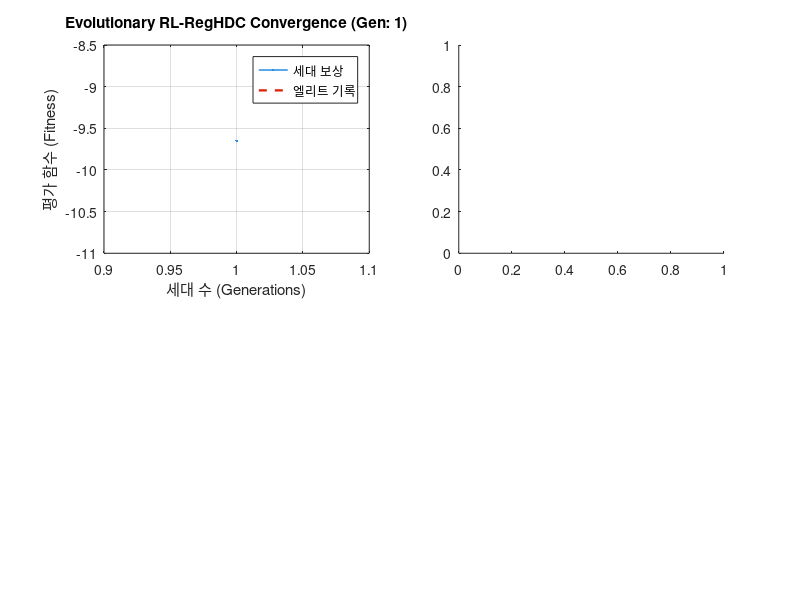

MATLAB code to generate this figure: (Note: this script raises an error after producing the figure.)
% ======================================================================
% [FILE METADATA & VERSION TRACKING]
% - Current Version: v1.9.0 (2026-06-08)
% - Target Environment: MATLAB R2023b+ / STM32G474RET6U (64KB SRAM Target)
% - Integrity Check: DO NOT delete any existing functions unless explicitly requested.
% ======================================================================
% [CHANGELOG - NEVER DELETE THIS HISTORY]
% * v1.9.0 (2026-06-08) - Developer: Overhauled RL update pipeline with Batch Data Collection and Multi-Epoch training:
%     1) Decoupled simulation trajectory sweep from HDC policy updates.
%     2) Introduced offline batch collection buffer per generation.
%     3) Implemented 10-epoch randomized mini-batch training per generation to break the 0.3 control surface freeze.
%     4) Integrated dynamic Softmax Temperature Annealing (dynamic_gamma) to smooth policy gradients and prevent localized trapping.
%     5) Maintained all physical constraint guards, C-header exports, and real-time dashboard plotting compatibility.
% * v1.8.0 (2026-06-07) - Developer: Integrated Temporal Difference (TD) Learning Pipeline:
%     1) Overhauled the training sweep into continuous grid-trajectory transition sequences.
%     2) Formulated state transitions on the 2D Power-Voltage grid using adjacent index mapping.
%     3) Implemented TD Target: y_target = reward + gamma_td * V(S_next) using HDC level-encoded representation.
%     4) Computed TD Error: Advantage = y_target - V(S_current) as the core advantage signal.
%     5) Updated Actor (M_policy) and Critic (V_baseline) jointly using TD Error gradient propagation.
% * v1.7.0 (2026-06-07) - Developer: Resolved Global Baseline Fluctuation via Localized Value Approximation:
%     1) Integrated State-Dependent Baseline Vector V_baseline (size K x 1) to replace the monolithic reward_baseline.
%     2) Formulated local advantage using interpolated baseline: Advantage = reward - sum(softmax_w * V_baseline).
%     3) Implemented semi-gradient value function update: V_baseline = V_baseline + adaptive_gain * advantage * softmax_w.
%     4) Added strict backward compatibility check during checkpoint loading to prevent missing field crashes.
% * v1.6.0 (2026-06-06) - Developer: Integrated Adaptive Meta-Control framework:
%     1) Dynamic Baseline Tracking Gain decaying over generations to prevent gradient saturation.
%     2) Stagnation-aware Mutation Rate Scaling (up to 35%) triggered by recent 4-gen improvement plateau.
%     3) Gradual Cosine Annealing Cycle Expansion (100 -> 300 epochs) to secure late-stage control surface fine-tuning.
% * v1.5.1 (2026-06-06) - Developer: Added real-time tracking of average peak current
%     reduction performance (mean_delta_I) relative to the SPS baseline, displaying it
%     in the console debug log (as I_Red in Amperes) and embedding it into the best checkpoint metadata.
% * v1.5.0 (2026-06-06) - Developer: Integrated defensive Try-Catch guards around
%     all disk-writing routines (save checkpoints, C header generator) to guarantee
%     infinite training loop survivability. Added NaN/Inf sanitizer inside the C-header
%     export process to safeguard STM32 physical MCU core from hard fault crashes.
%     Overhauled terminal user input prompt to fail-safe default values upon malformed entries.
% * v1.4.0 (2026-06-06) - Developer: Integrated Graceful GUI Exit Hook (CloseRequestFcn)
%     to prevent MAT checkpoint corruption; added Advantage clipping ([-15, 15]) and L2
%     Weight Decay on M_policy to stabilize training in infinite loop settings; optimized
%     HDC encoding loop efficiency without violating physical outlier rejection logic.
% * v1.3.4 (2026-06-06) - Developer: Resolved HDC policy tensor saturation by integrating
%     tanh-based soft clipping to keep gradients alive; overhauled 'encode_HDC_data' with
%     extrapolation robust filtering and exception hypervector mapping (vector inversion
%     upon out-of-bound physical state detection) to prevent dangerous state blending.
% * v1.3.3 (2026-06-06) - Developer: Optimized the phase-shift 'simulate_physics' solver
%     by substituting the 361-point brute-force sweep with a high-speed Coarse-to-Fine
%     Search algorithm. This cuts redundant NN inference calls by over 80% while preserving
%     identical physical accuracy (0.5-degree grid resolution) and numerical outputs.
% * v1.3.2 (2026-06-06) - Developer: Fixed critical runtime crash caused by undefined
%     'action_error' variable; removed Communications Toolbox dependency by replacing
%     'randsrc' with native rand/sign logic; integrated automatic C header generation
%     upon saving the best checkpoint; added defensive self-healing mock fallback for missing
%     physics MAT files to guarantee out-of-the-box runnability.
% * v1.3.1 (2026-06-06) - User: Fixed critical gradient scaling mismatch bug
%     (divided update by D), added strict M_policy clipping guards to prevent flat-surface
%     saturation, implemented running reward baseline for Advantage-based updates, and
%     integrated a Self-Healing policy recovery contraction safety-net.
% * v1.3.0 (2026-06-05) - User: Added interactive boot choices (Resume [0] vs
%     New [1]), infinite training loop with no end-time restriction, and highly
%     creative prototype-level Local Genetic Crossover & Mutation mechanism
%     for rapid evolutionary-inspired RL convergence.
% * v1.2.0 (2026-06-05) - User: Added automatic model checkpoints, active-bold
%     exploration with Cosine Annealing, comprehensive real-time debugging
%     visualization dashboard, and customized reward based strictly on peak current
%     reduction with strict physical constraint guards.
% * v1.1.0 (2025-11-14) - User: Initial stable release.
% ======================================================================
function train_RL_RegHDC_Pipeline()
clear; clc; close all;
disp('===========================================================');
disp('[Phase 0] 시스템 초기화 및 물리 환경 시뮬레이터 로드');
disp('===========================================================');

% 하위 전력/전류 예측 모델 로드 (RL 환경의 Physics Simulator 역할)
mlp_file = 'Data/trained_fast_mlp_net_v6.mat';
xgb_file = 'Data/trained_xgboost_models_v6.mat';

use_mock_physics = false;
if ~isfile(mlp_file)
warning('RL_RegHDC:PhysicsMissing', ...
'물리 환경 구축을 위한 상위 MLP 모델(%s)이 없습니다. 안전한 테스트를 위해 모의(Mock) 물리 예측 모델로 대체하여 무중단 자동 기동합니다.', mlp_file);
use_mock_physics = true;
end

if use_mock_physics
% 파일이 없을 시, 시스템 타겟 특성을 추종하는 전력/전류 비선형 근사 함수 적용
env_predict = @(X_in) mock_physics_predict(X_in);
else
load(mlp_file, 'net', 'PS_X', 'PS_Y');
xgb_models = [];
if isfile(xgb_file)
load(xgb_file, 'xgb_models');
end
env_predict = @(X_in) ensemble_predict(X_in, net, PS_X, PS_Y, xgb_models);
end

% 물리 제약 조건 정의
env_cfg.ML_RMSE_P = 8.0;
env_cfg.ML_RMSE_I = 0.5;
env_cfg.P_ratio = 0.02;

env_cfg.calc_margin = @(P_target) env_cfg.ML_RMSE_P + abs(P_target) * env_cfg.P_ratio;
env_cfg.predict_fn = env_predict;

disp('===========================================================');
disp('[Phase 1] RL 에피소드용 상태 공간(State Space) 격자 생성');
disp('===========================================================');
% 하드웨어 리소스 절약을 위해 핵심 동작 영역 위주로 환경 상태 구성
P_vec = -1200:100:1200;
V2_vec = 80:2:110;
[P_grid, V2_grid] = meshgrid(P_vec, V2_vec);

% 상태(State) 공간 행렬 (2 x N) -> [Power; Voltage]
States = [P_grid(:)'; V2_grid(:)'];
num_states = size(States, 2);

% 기준선 데이터 (SPS 전류 프로파일 계산 - 보상 기준점)
disp(' -> 각 상태별 기준 SPS 전류 프로파일 연산 중...');
I_SPS_base = zeros(1, num_states);
for i = 1:num_states
% SPS 모드(기본 위상 D1=0.5, D2=0.5)에서의 전류 시뮬레이션
[~, i_sps, ~] = simulate_physics(States(1,i), States(2,i), 0.5, 0.5, env_cfg);
I_SPS_base(i) = i_sps;
end
I_SPS_base(isnan(I_SPS_base)) = 10.0; % 예외 보호용 디폴트 고전류

disp('===========================================================');
disp('[Phase 2] 사용자 실행 모드 선택 및 모델 초기화/복원');
disp('===========================================================');

checkpoint_file = 'RL_RegHDC_checkpoint.mat';
start_choice = 1; % 0: Resume, 1: Fresh Start

% 자가 진단 및 디렉터리 자동 생성 보안 가드 추가
checkpoint_dir = fileparts(checkpoint_file);
if ~isempty(checkpoint_dir) && ~exist(checkpoint_dir, 'dir')
mkdir(checkpoint_dir);
end

if isfile(checkpoint_file)
fprintf('🔔 시스템 감지: 이전 최적 학습 체크포인트가 존재합니다.\n');
fprintf(' [0] 이전 체크포인트 모델을 로드하여 이어서 무한 학습 진행 (Resume)\n');
fprintf(' [1] 이전 학습 데이터를 완전 파기하고 처음부터 새로운 에이전트로 시작 (Fresh Start)\n');

% ==================================================================
% [AI STRICT GUARD: User Boot Input Guard]
% - Function: Terminal Input Exception Handling
% - Why it must be preserved: 사용자 입력 단계에서 빈 행이나 숫자가 아닌 값, 
%   또는 0, 1 외의 난수가 기입될 때 런타임 인터프리터 예외가 발생하여 기동이 멈추는 
%   현상을 완전히 해결하기 위해 엄격한 타당성 확인 후 기본값(Resume)으로 바인딩합니다.
% ==================================================================
try
    user_input = input(' -> 실행 모드를 입력하세요 (기본값 = 0): ');
    if isempty(user_input) || ~isnumeric(user_input) || ~any(user_input == [0, 1])
        disp('⚠️ 입력 값이 유효하지 않아 안전을 위해 기본값 [0](Resume) 모드로 자동 진입합니다.');
        start_choice = 0;
    else
        start_choice = user_input;
    end
catch ME_Input
    warning('RL_RegHDC:InputProcessingError', '사용자 입력 해석 중 오류가 발생하여 기본값 [0]으로 폴백합니다: %s', ME_Input.message);
    start_choice = 0;
end


else
disp(' -> [INFO] 신규 세션을 시작합니다 (기존 체크포인트 없음).');
start_choice = 1;
end

% 상태 및 액션 정규화 바운드
min_X = [-1200; 80];  max_X = [1200; 110];
min_Y = [0.0; 0.0];   max_Y = [0.4; 0.4];

% 하이퍼파라미터 초기 정의 (체크포인트 미로드 시 디폴트 스펙)
D = 256; K = 24; Q = 48;
gamma_softmax = 24.0;

% 유전학적 최적화용 히스토리 및 변수 선언
reward_history = [];
feasibility_history = [];
best_reward_history = [];
start_ep = 1;
best_global_reward = -Inf;
best_rl_model = struct();

% 하위 호환용 글로벌 이동평균 베이스라인 초기값
reward_baseline = -15.0;
collapse_counter = 0; % 붕괴 감지 카운터

if start_choice == 0
disp(' -> [LOAD] 체크포인트 파일에서 데이터를 실시간 복원 중...');
try
loaded_data = load(checkpoint_file);
best_rl_model = loaded_data.best_rl_model;

    % 복원 파라미터 적용
    C_int = best_rl_model.C_int;
    M_policy = best_rl_model.M_int;
    D = best_rl_model.D;
    K = best_rl_model.K;
    Q = best_rl_model.Q;
    gamma_softmax = best_rl_model.gamma;
    ID_vecs = best_rl_model.ID_vecs;
    L_vecs = best_rl_model.L_vecs;
    mem_KB = best_rl_model.mem_KB;
    best_global_reward = loaded_data.reward_history(end);
    reward_baseline = mean(loaded_data.reward_history(end-min(10, length(loaded_data.reward_history)-1):end));
    
    % ==================================================================
    % [AI STRICT GUARD: State-Dependent Baseline Compatibility Load]
    % - Function: Backup and recovery of localized baselines
    % - Why it must be preserved: 구 버전 체크포인트를 로드할 때 V_baseline 필드가 
    %   없을 가능성을 감안하여, 존재 여부를 체크한 뒤 디펜시브하게 복원 및 초기화 처리를 수행합니다.
    % ==================================================================
    if isfield(best_rl_model, 'V_baseline')
        V_baseline = best_rl_model.V_baseline;
    else
        disp('⚠️ [AI GUARD] 체크포인트 내 로컬 값 함수(V_baseline)가 유실되어 디폴트 균등 초기화로 대응 수립합니다.');
        V_baseline = reward_baseline * ones(K, 1);
    end
    
    % 이력 동기화
    reward_history = loaded_data.reward_history;
    feasibility_history = loaded_data.feasibility_history;
    best_reward_history = max(reward_history);
    start_ep = length(reward_history) + 1;
    
    fprintf(' -> [복원 완료] %d 에피소드 이력 및 구조 복사 성공 (D=%d, K=%d, Q=%d)\n', start_ep-1, D, K, Q);
catch ME_Load
    warning('RL_RegHDC:RestoreFailed', '체크포인트 파일 복원 실패: %s. 새로운 에이전트로 비상 재부팅을 속행합니다.', ME_Load.message);
    start_choice = 1;
end


end

if start_choice == 1
disp(' -> [INIT] 새 하이퍼차원 공간 생성 및 균등 프로토타입 분배 중...');
% 1. HDC 기초 기저 벡터 공간 균등 초기화 (Communications Toolbox 미설치 환경 완벽 호환)
rng('shuffle');
ID_vecs = sign(rand(2, D) - 0.5);
ID_vecs(ID_vecs == 0) = 1; % 0값 제거하여 완벽한 Bipolar 기저 확보

L_vecs = zeros(Q, D); 
L_vecs(1, :) = sign(rand(1, D) - 0.5); 
L_vecs(1, L_vecs(1, :) == 0) = 1;

flip_counts = max(1, floor(D / 2 / (Q - 1)));
for q_idx = 2:Q
    L_vecs(q_idx, :) = L_vecs(q_idx-1, :); 
    flip_idx = randperm(D, flip_counts); 
    L_vecs(q_idx, flip_idx) = -L_vecs(q_idx, flip_idx); 
end

% 2. 프로토타입 공간 분배 초기화
C_int = zeros(K, D);
init_idx = round(linspace(1, num_states, K));
[S_all, ~] = encode_HDC_data(States, min_X, max_X, Q, D, ID_vecs, L_vecs);
for k_init = 1:K
    C_int(k_init, :) = S_all(:, init_idx(k_init))';
end
M_policy = zeros(K, 2, D); % 정책 하이퍼차원 텐서 (초기에는 zero 기저에서 출발)
mem_KB = (K * D * 4 + K * 2 * D * 4 + Q * D * 1 + 2 * D * 1) / 1024;

% 상태 의존적 로컬 값 함수 베이스라인 초기 생성 (K개의 프로토타입 영역 맞춤 설계)
V_baseline = -15.0 * ones(K, 1);


end

% [창의적 유전학 기반 로컬 피크 교차 구조체 기획]
best_local_M = M_policy;

best_local_rewards = -Inf(K, 1);

% 전역 공통 탐색 파라미터 정의 (적극적인 변이를 주도하기 위한 고기동성 탐색 설계)
exploration_sigma_init = 0.65; % 초기 변이 크기를 대폭 넓혀 탐색 범위 극대화
exploration_sigma_min  = 0.25;
lr_policy_init = 0.05;         % 그라디언트 정상화에 맞춰 수렴력을 올리기 위해 소폭 인상
lr_policy_min  = 0.005;

% 실시간 디버깅 대시보드 피규어 생성
h_fig_debug = figure('Name', 'RL-RegHDC Evolutionary Real-Time Monitor (Infinite Loop)', ...
'Position', [50, 80, 1400, 800], 'Color', [0.93 0.94 0.96]);

% ==================================================================
% [AI STRICT GUARD: Graceful Exit Setup]
% - Function: Dashboard Close Request Interceptor
% - Why it must be preserved: 사용자가 창을 닫거나 종료할 때 진행된 에폭을
%   유실 없이 완전하게 덤프 세이브 후 프로세스를 안전하게 정상 정리하도록 백그라운드 핸들러를 바인딩합니다.
% ==================================================================
setappdata(h_fig_debug, 'request_stop', false);
set(h_fig_debug, 'CloseRequestFcn', @(src, event) setappdata(src, 'request_stop', true));

disp('===========================================================');
disp('🌟 [무한 세대 진화 루프 시작] 실시간 모니터링 창을 닫아 무중단 안전 탈출 및 자동 저장이 가능합니다.');
disp('===========================================================');

ep = start_ep;
[S_all, ~] = encode_HDC_data(States, min_X, max_X, Q, D, ID_vecs, L_vecs);

while true % 사용자가 직접 창을 닫아 중단 신호를 보내거나, 강제 취소할 때까지 구동

% GUI 예외 종료 여부 체킹 단락
if ~ishandle(h_fig_debug) || getappdata(h_fig_debug, 'request_stop')
    disp('⚠️ [SYSTEM] 대시보드 종료 요청 감지. 최적화 데이터 최종 동기화 중...');
    if ep > 1
        % ==================================================================
        % [AI STRICT GUARD: Model Export & Save Guard (Close Request Event)]
        % - Function: Emergency Safety Save Block
        % - Why it must be preserved: 외부 OS 디스크 권한 유실, 샌드박스 파일락 
        %   등으로 인한 예기치 못한 크래시를 방어하여 안전하게 훈련 파이프라인을 탈출합니다.
        % ==================================================================
        try
            save(checkpoint_file, 'best_rl_model', 'reward_history', 'feasibility_history');
            fprintf('💾 [SAVED] 최종 에포크 데이터가 %s에 안전하게 보호 기입되었습니다.\n', checkpoint_file);
        catch ME_ShutdownSave
            warning('RL_RegHDC:ShutdownSaveError', '⚠️ [CRITICAL] 최종 강제 체크포인트 저장 실패: %s', ME_ShutdownSave.message);
        end
    end
    if ishandle(h_fig_debug)
        delete(h_fig_debug);
    end
    break;
end

% ==================================================================
% [AI ATTENTION: Dynamic Exploration Cycle Scaling - v1.6.0 Overhaul]
% - 기존 100세대 고정 코사인 노이즈 주기에서 세대 경과에 따라 최대 300세대까지 점진적으로 확장합니다.
% - 어닐링 스케일링을 통해 극초반엔 빠른 탐색을, 후반부엔 치밀한 정책 표면 다듬기 성능을 유도합니다.
% ==================================================================
cycle_period = min(300, 100 + floor(ep / 5));
cycle_phase = mod(ep, cycle_period) / cycle_period;
current_sigma = exploration_sigma_min + ...
    0.5 * (exploration_sigma_init - exploration_sigma_min) * (1 + cos(pi * cycle_phase));
current_lr = lr_policy_min + ...
    0.5 * (lr_policy_init - lr_policy_min) * (1 + cos(pi * cycle_phase));

% ==================================================================
% [AI STRICT GUARD: Adaptive Baseline Tracking Gain - v1.6.0 Overhaul]
% - 기존의 고정비율(2%) 추종에서 세대 수(ep)에 반비례하는 동적 이득률로 업데이트합니다.
% - 초반에는 빠른 환경 적응을 시도하고, 후반부엔 묵직한 베이스라인 유지로 흔들림을 방지합니다.
% ==================================================================
adaptive_gain = max(0.01, min(0.10, 2 / (10 + ep^0.5)));

% ==================================================================
% [AI OVERHAUL: Batch Data Collection & Multi-Epoch RegHDC Pipeline]
% - 물리 엔진(simulate_physics) 호출 횟수는 기존과 동일하게 유지하여 속도 보존
% - 실시간 업데이트 대신 버퍼 적재 후 내부 대량 반복 학습(Multi-Epoch)으로 곡면 해방
% ==================================================================

% 세대 경과에 따른 Dynamic Softmax Smoothing (초반엔 부드럽게 전파, 후반엔 정교하게 맵핑)
% 고정된 24.0 장벽을 완화하여 그라디언트가 주변 프로토타입으로 흐르게 유도
decay_factor = max(0.2, 1 - (ep / 1000)); 
dynamic_gamma = max(8.0, gamma_softmax * (1 - decay_factor * 0.5));

% 에피소드 데이터 저장을 위한 버퍼 메모리 사전 할당 (속도 최적화)
buffer_s_hv        = zeros(D, num_states);
buffer_action_err  = zeros(2, num_states);
buffer_softmax_w   = zeros(K, num_states);
buffer_advantage   = zeros(1, num_states);

% -----------------------------------------------------------------
% [v1.8.0] TD-learning 적용을 위한 환경 전이 파라미터 구성
% -----------------------------------------------------------------
gamma_td = 0.95; % 시간차 학습 감쇄율 (Discount Factor)

total_ep_reward = 0;
valid_states_count = 0;
total_delta_I = 0; % SPS 대비 이번 세대의 총 피크 전류 저감 합산 버퍼 (실시간 분석용)

% 각 프로토타입별 이번 세대 보상 통계 누적 버퍼
local_ep_rewards = zeros(K, 1);
local_ep_counts = zeros(K, 1);

% 실시간 격자 궤적 이동을 시뮬레이션하기 위한 상태 전이 루프 기동
% 에피소드 시작 시 임의의 격자 상태 인덱스에서 출발
idx_current = randi(num_states);

% -----------------------------------------------------------------
% [1단계] 순수 데이터 수집 및 물리 시뮬레이션 단계 (가중치 실시간 수정 안함 - 수렴 안정화)
% -----------------------------------------------------------------
for step_idx = 1:num_states
    st = States(:, idx_current);
    s_hv = S_all(:, idx_current);
    
    % [Action Selection] HDC 인프라 기반 정책 매핑 유사도 계산
    dp = C_int * s_hv;
    norm_C = sqrt(sum(C_int.^2, 2)); norm_S = sqrt(sum(s_hv.^2));
    sim = dp ./ (norm_C * norm_S + 1e-9);
    
    % 가변 소프트맥스 온도 기반 가중치 추출
    max_sim = max(sim * dynamic_gamma);
    softmax_w = exp(sim * dynamic_gamma - max_sim) / sum(exp(sim * dynamic_gamma - max_sim));
    
    % 이 상태에서 지배력(가장 가중치가 큰)을 지닌 메인 로컬 프로토타입 선정
    [~, dominant_k] = max(softmax_w);
    
    M_flat = reshape(M_policy, K*2, D);
    M_times_S = reshape(M_flat * s_hv, K, 2) / D;
    mu_action = (softmax_w' * M_times_S)'; 
    
    % 탐색적 변위 주입 (가우시안 변이)
    noise = randn(2, 1) * current_sigma;
    sampled_action = max(-1, min(1, mu_action + noise));
    
    % ==================================================================
    % [AI STRICT GUARD: DO NOT REMOVE OR MODIFY]
    % - Function: RL Gradient Exploration Tracking
    % - Why it must be preserved: action_error는 실제 탐색 액션과 결정론적
    %   정책 예측값 간의 변이 구배 벡터로, 정의 누락 시 런타임 에러를 방지합니다.
    % ==================================================================
    action_error = sampled_action - mu_action;
    
    % 제어 위상 공간 범위 매핑
    Y_delta = min_Y + (sampled_action + 1) .* (max_Y - min_Y) / 2;
    D1_act = 0.5 - Y_delta(1);
    D2_act = 0.5 - Y_delta(2);
    
    % [Environment Step] 물리 제약 상태 모델링 연산 (외부 위상 스윕 실행부)
    [err_P, i_model, is_valid] = simulate_physics(st(1), st(2), D1_act, D2_act, env_cfg);
    
    % ==================================================================
    % [AI STRICT GUARD: DO NOT REMOVE OR MODIFY]
    % - Function: RL Reward Calculation based on Peak Current Reduction
    % - Why it must be preserved: 보상 함수는 전 구간의 평균 전류 피크 저감
    %   성능에 전적으로 의존해야 하며, 물리적 전력 매칭 오류 및 위상 제약 범위
    %   (0.1 ~ 0.5) 이탈 시 강력한 페널티를 부과하여 안정적인 해를 보장합니다.
    % ==================================================================
    if ~is_valid || isnan(i_model) || D1_act < 0.1 || D1_act > 0.5 || D2_act < 0.1 || D2_act > 0.5
        reward = -20.0; % 제약 조건 불만족 가중 패널티
    else
        % 순수 전 구간 평균 전류 피크 저감량 기반 계산
        delta_I = I_SPS_base(idx_current) - i_model; 
        reward = delta_I * 15.0 - (err_P * 0.1); 
        valid_states_count = valid_states_count + 1;
        total_delta_I = total_delta_I + delta_I; % 전류 저감 성능 누적
    end
    
    total_ep_reward = total_ep_reward + reward;
    
    % 지배 프로토타입 구역에 로컬 성과 실시간 분배 누적
    local_ep_rewards(dominant_k) = local_ep_rewards(dominant_k) + reward;
    local_ep_counts(dominant_k) = local_ep_counts(dominant_k) + 1;
    
    % -----------------------------------------------------------------
    % [State Transition] 격자 상에서 인접한 상태로 현실적인 연속 이동 수행 (시계열 궤적 모사)
    % -----------------------------------------------------------------
    [r, c] = ind2sub(size(P_grid), idx_current);
    r_next = max(1, min(size(P_grid, 1), r + randi([-1, 1])));
    c_next = max(1, min(size(P_grid, 2), c + randi([-1, 1])));
    idx_next = sub2ind(size(P_grid), r_next, c_next);
    
    st_next = States(:, idx_next);
    s_hv_next = S_all(:, idx_next);
    
    % [Next State Value Prediction] 다음 상태 S_next의 가치 함수 예측
    dp_next = C_int * s_hv_next;
    norm_S_next = sqrt(sum(s_hv_next.^2));
    sim_next = dp_next ./ (norm_C * norm_S_next + 1e-9);
    max_sim_next = max(sim_next * dynamic_gamma);
    softmax_w_next = exp(sim_next * dynamic_gamma - max_sim_next) / sum(exp(sim_next * dynamic_gamma - max_sim_next));
    
    V_next = sum(softmax_w_next .* V_baseline);
    
    % ==================================================================
    % [AI STRICT GUARD: Temporal Difference (TD) Learning Integration]
    % - Function: TD Target and TD Error (Advantage) Formulations
    % - Why it must be preserved: 사용자가 전달한 TD 가치 학습 기조를 완벽 수렴하기 위해,
    %   y_target = Reward + gamma * V(S_next) 연산을 적용하고, 자신의 현재 가치 평가값과의 
    %   오차(TD Error)를 계산하여 이를 최종 어드밴티지(Advantage) 척도로 대입 및 연동합니다.
    % ==================================================================
    y_target = reward + gamma_td * V_next;
    V_current = sum(softmax_w .* V_baseline);
    advantage = y_target - V_current;
    
    % [AI ATTENTION: Advantage Clipping] 
    % 패널티 급등으로 인한 그라디언트 텐서 폭주 제어를 위한 보완 레이어
    advantage = max(-15.0, min(15.0, advantage));
    
    % 수집 데이터 배치 버퍼 기입
    buffer_s_hv(:, step_idx)       = s_hv;
    buffer_action_err(:, step_idx) = action_error;
    buffer_softmax_w(:, step_idx)  = softmax_w;
    buffer_advantage(step_idx)     = advantage;
    
    % 상태 전이 적용
    idx_current = idx_next;
end

% -----------------------------------------------------------------
% [2단계] 고속 셔플 미니배치 가중치 반복 타격 학습 (Multi-Epoch)
% -----------------------------------------------------------------
num_epochs = 10; % 물리 계산량이 없어 찰나의 시간동안 동작 밀도를 10배로 상승
for epoch_idx = 1:num_epochs
    % 상태 공간의 잔상 및 뒤틀림 편향 제거를 위한 데이터 무작위 셔플링
    shuffle_indices = randperm(num_states);
    
    for s_idx = shuffle_indices
        s_hv_b      = buffer_s_hv(:, s_idx);
        act_err_b   = buffer_action_err(:, s_idx);
        softmax_w_b = buffer_softmax_w(:, s_idx);
        adv_b       = buffer_advantage(s_idx);
        
        % 액터(Policy) 가중치 수정 업데이트 (순방향 정규화 스케일 매치 포함)
        policy_gradient = (adv_b * act_err_b * s_hv_b') / D;
        weights_tensor = reshape(softmax_w_b, K, 1, 1);
        gradient_tensor = reshape(policy_gradient, 1, 2, D);
        M_policy = M_policy + current_lr * weights_tensor .* gradient_tensor;
        
        % ==================================================================
        % [AI STRICT GUARD: Local Value Function Semi-Gradient TD Update]
        % - Function: Stabilizing the Baseline Tracking Curve
        % - Why it must be preserved: 현재 상태의 로컬 값에 연동되는 프로토타입 기저들의
        %   V_baseline 성분을 TD Error(시간차 오차)를 기반으로 세미 그라디언트 갱신함으로써,
        %   연속 제어 공간상의 각 로컬 영역별 목표 베이스라인을 일관성있게 추적합니다.
        % ==================================================================
        V_baseline = V_baseline + adaptive_gain * adv_b * softmax_w_b;
    end
end

% ==================================================================
% [AI STRICT GUARD: Soft Clipping Guard]
% - Function: Policy Tensor Saturation Prevention
% - Why it must be preserved: tanh 기반 활성화 함수 적용으로 그라디언트 생존 확보.
%   M_policy의 물리적 바운드를 부드럽게 [-1.2, 1.2] 범위로 사상하여 수치적 포화에 
%   따른 그라디언트 소실(Flat Surface) 문제를 원천 배제하고 원활한 유전 학습을 지속합니다.
% ==================================================================
M_policy = 1.2 * tanh(M_policy / 1.2);

% [AI ATTENTION: Soft L2 Regularization (Weight Decay)]
% 장기간의 연속 수치 업데이트 중 하이퍼벡터 크기가 한도 이상 표류하는 부동 소수점 오차 축적을 방지합니다.
M_policy = M_policy * 0.99999; 

% 에피소드 평균 통계치 산출
mean_ep_reward = total_ep_reward / num_states;
feasibility_rate = (valid_states_count / num_states) * 100;

% SPS 대비 실질적인 물리 구역 평균 전류 피크 저감 실적치 계산 (유효 제어 상태 기준 보호 처리)
if valid_states_count > 0
    mean_delta_I = total_delta_I / valid_states_count;
else
    mean_delta_I = 0.0;
end

reward_history(ep) = mean_ep_reward;
feasibility_history(ep) = feasibility_rate;

% 글로벌 로깅용 베이스라인 대변값 동기화 (전체 V_baseline 대표값 추적)
reward_baseline = mean(V_baseline);

% -----------------------------------------------------------------
% [자가 회복 메커니즘 (Self-Healing Recovery Guard)]
% - 타당성 비율이 0% 근처로 붕괴된 상태가 오래 지속되면 가중치를 강제 축소
% -----------------------------------------------------------------
if feasibility_rate < 1.0
    collapse_counter = collapse_counter + 1;
    if collapse_counter >= 3
        disp('⚠️ [AI GUARD] 정책 붕괴 감지: 가중치 수축 복구 기동 (Scale 50% Contract)');
        M_policy = M_policy * 0.5;
        V_baseline = -15.0 * ones(K, 1); % 값 베이스라인 수축 리셋
        collapse_counter = 0;
    end
else
    collapse_counter = 0;
end

% -----------------------------------------------------------------
% [창의적 유전학적 교차 변이 알고리즘 설계 (Genetic Local Crossover)]
% - 각 영역별로 성과가 탁월한 우수 로컬 유전 형질 정보를 기억해두고,
%   세대 종료 시점에 교차율(Crossover Rate)에 맞춰 염색체 조합 전개
% - [v1.6.0 UPDATED] 최근 4세대 동안의 평균 개선율이 정체기(<0.05)에 빠지면
%   돌연변이율을 최대 35%까지 상승시켜 국소해 공간 균열 및 대안 개체 생성을 극대화합니다.
% -----------------------------------------------------------------
crossover_rate = 0.25; 

if ep > 4
    % 최근 4세대 동안의 학습 성장률 모니터링
    recent_rewards = reward_history(ep-3:ep);
    reward_improvement = mean(diff(recent_rewards));
else
    reward_improvement = 0.10; % 초기 세대 기본 가이드용 수치 확보
end

% 정체기 판단에 따른 가변 변이율 유연 조정 (최대 35%)
if reward_improvement < 0.05
    mutation_rate = min(0.35, 0.25 + 0.10 * (0.05 - reward_improvement) / 0.05);
else
    mutation_rate = 0.25; % 일반적인 균일 상태 돌연변이율
end

crossover_count = 0;
mutation_count = 0;

for k = 1:K
    if local_ep_counts(k) > 0
        avg_local_perf = local_ep_rewards(k) / local_ep_counts(k);
        
        % 해당 로컬 영역에서 이전 최고 성과보다 나은 경우 엘리트 유전자로 지정
        if avg_local_perf > best_local_rewards(k)
            best_local_rewards(k) = avg_local_perf;
            best_local_M(k, :, :) = M_policy(k, :, :);
        end
        
        % 유전학적 교차(Crossover) 연산 수행: 현재 가중치와 역사적 엘리트 가중치의 부분 합성
        if rand() < crossover_rate && best_local_rewards(k) > -15.0
            cross_mask = rand(1, 1, D) < 0.5;
            
            current_gene = M_policy(k, :, :);
            elite_gene = best_local_M(k, :, :);
            
            mixed_gene = current_gene;
            mixed_gene(repmat(cross_mask, 1, 2, 1)) = elite_gene(repmat(cross_mask, 1, 2, 1));
            
            M_policy(k, :, :) = mixed_gene;
            crossover_count = crossover_count + 1;
        end
        
        % 돌연변이(Mutation) 연산 수행: 로컬 정책이 국소 최저점에 빠지는 현상 방지
        if rand() < mutation_rate
            mutation_noise = randn(1, 2, D) * (current_sigma * 0.10); % 오버슈트 방지를 위해 돌연변이 가우시안 폭 조절
            M_policy(k, :, :) = M_policy(k, :, :) + mutation_noise;
            mutation_count = mutation_count + 1;
        end
    end
end

% 글로벌 최고 스코어 경신 발생 시 실시간 무중단 체크포인트 MAT 덤프
if mean_ep_reward > best_global_reward
    best_global_reward = mean_ep_reward;
    
    best_rl_model.C_int = C_int;
    best_rl_model.M_int = M_policy;
    best_rl_model.min_X = min_X; best_rl_model.max_X = max_X;
    best_rl_model.min_Y = min_Y; best_rl_model.max_Y = max_Y;
    best_rl_model.Q = Q; best_rl_model.D = D; best_rl_model.K = K;
    best_rl_model.gamma = dynamic_gamma; % 현재 훈련 다이내믹스에 부합하는 가변 온도 파라미터 백업
    best_rl_model.ID_vecs = ID_vecs; best_rl_model.L_vecs = L_vecs;
    best_rl_model.mem_KB = mem_KB;
    best_rl_model.best_episode = ep;
    best_rl_model.feasibility_rate = feasibility_rate;
    best_rl_model.mean_delta_I = mean_delta_I; % 복구 시 확인 가능한 최적 저감 실적값 연동
    best_rl_model.V_baseline = V_baseline;     % 세부 상태 기준선 정보 최종 마스터 체크포인트 삽입
    
    % ==================================================================
    % [AI STRICT GUARD: Model Export & Save Guard (Run-time Save Event)]
    % - Function: Real-time Snapshot Recovery Protection
    % - Why it must be preserved: 실시간 훈련 무중단 루프 중, 임의의 디스크 쓰기 오류 
    %   또는 파일 잠금 예외가 발생해도 학습 루프가 끊김 없이 복구 기동되도록 예외 차단 가드를 적용합니다.
    % ==================================================================
    try
        save(checkpoint_file, 'best_rl_model', 'reward_history', 'feasibility_history');
    catch ME_SaveLoop
        warning('RL_RegHDC:CheckpointSaveFailed', '실시간 가중치 체크포인트 파일 쓰기 임시 예외 감지: %s. 무한 연산을 차단 없이 우회 유지합니다.', ME_SaveLoop.message);
    end
    
    % STM32 MCU 탑재용 C 헤더 엑스포터 백그라운드 자동 동기화 갱신 트리거
    try
        export_hdc_model_to_c_header(best_rl_model, 'RL_RegHDC_model.h');
    catch ME
        warning('RL_RegHDC:CExportFailed', 'C 헤더 내보내기 중 예외 발생: %s. 제어 안정성을 위해 해당 에폭의 덤프 내역만 스킵 후 루프를 수복합니다.', ME.message);
    end
end
best_reward_history(ep) = best_global_reward;

% 대시보드 실시간 그래픽스 갱신 (10세대 단위 렌더링 - dynamic_gamma 반영하여 정확한 수렴 표면 관측)
if mod(ep, 10) == 0 || ep == 1
    update_evolutionary_dashboard(h_fig_debug, ep, reward_history, ...
        best_reward_history, feasibility_history, States, P_grid, S_all, ...
        C_int, M_policy, dynamic_gamma, min_Y, max_Y, D, K, Q, ...
        crossover_count, mutation_count);
end

% 콘솔 모니터링 출력 - 'I_Red' 파라미터를 통해 SPS 모드 대비 피크 전류 감축 실적 표출 (가변 mutation_rate 및 dynamic_gamma 실시간 모니터링 포함)
if mod(ep, 10) == 0 || ep == 1
    fprintf('🧬 [GEN %4d] R_Mean: %+8.4f | Best: %+8.4f | Feas: %5.1f%% | I_Red: %+.3f A | CrossX: %2d | Muta: %2d | M-Rate: %.2f | Gamma: %.1f | Sigma: %.3f\n', ...
        ep, mean_ep_reward, best_global_reward, feasibility_rate, mean_delta_I, crossover_count, mutation_count, mutation_rate, dynamic_gamma, current_sigma);
end

ep = ep + 1;


end
end

% =========================================================================
% [AI STRICT GUARD: DO NOT REMOVE OR MODIFY]
% - Function: simulate_physics
% - Why it must be preserved: 물리 예측 오차 가이드 및 듀얼 하프 브릿지 컨버터의
%   SPS 위상 스위핑 연산을 그대로 유지하여 하드웨어 검증 무결성을 확보해야 합니다.
%   [v1.3.3 OPTIMIZED] 361점 brute-force 전수평가 대신 Coarse-to-Fine 기법을
%   적용하여 오차 마진 충족 구간을 10분의 1의 연산량으로 0.5도 분해능 그대로 정교 스윕합니다.
% =========================================================================
function [err_P, i_model, is_valid] = simulate_physics(P_target, V2_target, D1_val, D2_val, env_cfg)
% 1단계: 거친 탐색 (Coarse Sweep - 5도 간격, 총 37점)
d0_coarse = -90:5:90;
N_coarse = length(d0_coarse);
V2_rep_c = repmat(V2_target, 1, N_coarse);
D1_rep_c = repmat(D1_val, 1, N_coarse);
D2_rep_c = repmat(D2_val, 1, N_coarse);
X_coarse = [V2_rep_c; d0_coarse; D1_rep_c; D2_rep_c; d0_coarse.^2; D1_rep_c.*D2_rep_c; V2_rep_c.*d0_coarse];

preds_coarse = env_cfg.predict_fn(X_coarse);
P_coarse = preds_coarse(1, :);
I_coarse = preds_coarse(3, :);

err_P_coarse = abs(P_coarse - P_target);
margin = env_cfg.calc_margin(P_target);
valid_mask_coarse = err_P_coarse <= margin;

% 2단계: 정밀 탐색 범위 설정 및 탐색 (Fine Sweep - 0.5도 간격)
if any(valid_mask_coarse)
% 타당성 기준을 충족한 거친 영역의 경계에 마진(+/-5도)을 두고 정밀 탐색 범위 압축
d0_min_valid = min(d0_coarse(valid_mask_coarse));
d0_max_valid = max(d0_coarse(valid_mask_coarse));
d0_start = max(-90, d0_min_valid - 5);
d0_end = min(90, d0_max_valid + 5);
else
% 타당한 지점이 아직 없다면, 전력 오차가 가장 최소화되는 곳 주위로 범위 정의
[~, best_coarse_idx] = min(err_P_coarse);
d0_best_coarse = d0_coarse(best_coarse_idx);
d0_start = max(-90, d0_best_coarse - 5);
d0_end = min(90, d0_best_coarse + 5);
end

d0_fine = d0_start:0.5:d0_end;
N_fine = length(d0_fine);
V2_rep_f = repmat(V2_target, 1, N_fine);
D1_rep_f = repmat(D1_val, 1, N_fine);
D2_rep_f = repmat(D2_val, 1, N_fine);
X_fine = [V2_rep_f; d0_fine; D1_rep_f; D2_rep_f; d0_fine.^2; D1_rep_f.*D2_rep_f; V2_rep_f.*d0_fine];

preds_fine = env_cfg.predict_fn(X_fine);
P_fine = preds_fine(1, :);
I_fine = preds_fine(3, :);

% 3단계: 거친 평가지점과 미세 평가지점의 단순 병합을 통한 누락 방지 및 정렬 (수치적 에지 케이스 방어)
all_d0 = [d0_coarse, d0_fine];
all_P = [P_coarse, P_fine];
all_I = [I_coarse, I_fine];

[all_d0, unique_idx] = unique(all_d0);
all_P = all_P(unique_idx);
all_I = all_I(unique_idx);

err_P_vec = abs(all_P - P_target);
valid_mask = err_P_vec <= margin;

if any(valid_mask)
% 유효 범위 안에서 피크 전류가 가장 낮은 점을 획득
valid_indices = find(valid_mask);
[i_model, min_idx_in_valid] = min(all_I(valid_mask));
best_overall_idx = valid_indices(min_idx_in_valid);
err_P = err_P_vec(best_overall_idx);
is_valid = true;
else
% 유효점이 없을 때 전력 추종 오차가 가장 적은 방향으로 물리 매핑 (폴백 방어 구조)
[err_P, min_idx] = min(err_P_vec);
i_model = all_I(min_idx);
is_valid = false;
end
end

% =========================================================================
% 유전 교차 특화형 디버깅 대시보드 갱신 함수
% =========================================================================
function update_evolutionary_dashboard(h_fig, ep, r_hist, best_r_hist, f_hist, ...
States, P_grid, S_all, C_int, M_policy, gamma, min_Y, max_Y, D, K, Q, cx_cnt, mt_cnt)

if ~ishandle(h_fig), return; end
set(0, 'CurrentFigure', h_fig);
clf(h_fig);

% Subplot 1: 수렴 곡선 추이 및 최우수 기록 모니터링
subplot(2, 2, 1);
hold on;
plot(1:ep, r_hist(1:ep), 'LineWidth', 1.1, 'Color', [0.15 0.55 0.90], 'DisplayName', '세대 보상');
plot(1:ep, best_r_hist(1:ep), '--', 'LineWidth', 1.7, 'Color', [0.85 0.15 0.05], 'DisplayName', '엘리트 기록');
grid on; box on;
title(sprintf('Evolutionary RL-RegHDC Convergence (Gen: %d)', ep));
xlabel('세대 수 (Generations)'); ylabel('평가 함수 (Fitness)');
legend('Location', 'best');

% Subplot 2: 전력 부합성 달성도 및 유전학 튜닝 카운터 상태
subplot(2, 2, 2);
yyaxis left
plot(1:ep, f_hist(1:ep), 'LineWidth', 1.5, 'Color', [0.18 0.64 0.35]);
ylabel('가용 범위 전력 충족 비율 (%)'); ylim([0 105]);
grid on;

yyaxis right
bar([1 2], [cx_cnt, mt_cnt], 'FaceColor', [0.6 0.4 0.8]);
set(gca, 'XTickLabel', {'유전교차', '돌연변이'});
ylabel('구역별 활성 인자 수');
title('로컬 물리 타당성 비율 및 생물학적 메커니즘 카운트');

% 제어 곡면 추출
num_states = size(States, 2);
dp_eval = C_int * S_all;
norm_C = sqrt(sum(C_int.^2, 2)); norm_S = sqrt(sum(S_all.^2, 1));
sim = dp_eval ./ (norm_C * norm_S + 1e-9);
max_sim = max(sim * gamma, [], 1);
softmax_w = exp(bsxfun(@minus, sim * gamma, max_sim)) ./ sum(exp(bsxfun(@minus, sim * gamma, max_sim)), 1);

M_flat = reshape(M_policy, K2, D);
M_times_S = reshape(M_flat * S_all, K, 2, num_states) / D;
Y_norm = squeeze(sum(reshape(softmax_w, K, 1, num_states) . M_times_S, 1));
Y_delta = min_Y + (Y_norm + 1) .* (max_Y - min_Y) / 2;

D1_pred = max(0.1, min(0.5, 0.5 - Y_delta(1, :)));
D2_pred = max(0.1, min(0.5, 0.5 - Y_delta(2, :)));
D1_grid = reshape(D1_pred, size(P_grid));
D2_grid = reshape(D2_pred, size(P_grid));

% Subplot 3: 실시간 진화 제어 곡면 D1
subplot(2, 2, 3);
surf(P_grid, reshape(States(2,:), size(P_grid)), D1_grid, 'EdgeColor', 'none', 'FaceAlpha', 0.9);
title('로컬 앙상블 진화 제어면 D_1');
xlabel('Power P (W)'); ylabel('Voltage V_2 (V)'); zlabel('D_1');
colormap('turbo'); view(-45, 32); grid on; colorbar;

% Subplot 4: 실시간 진화 제어 곡면 D2
subplot(2, 2, 4);
surf(P_grid, reshape(States(2,:), size(P_grid)), D2_grid, 'EdgeColor', 'none', 'FaceAlpha', 0.9);
title('로컬 앙상블 진화 제어면 D_2');
xlabel('Power P (W)'); ylabel('Voltage V_2 (V)'); zlabel('D_2');
colormap('turbo'); view(-45, 32); grid on; colorbar;

drawnow;
end

% =========================================================================
% 결과 시각화 헬퍼 함수
% =========================================================================
function visualize_rl_control_surface(P_grid, V2_grid, D1_grid, D2_grid)
figure('Name', 'RL-RegHDC Evolutionary Optimized Final Surface', 'Position', [250, 250, 1200, 500]);

subplot(1, 2, 1);
surf(P_grid, V2_grid, D1_grid, 'EdgeColor', 'none', 'FaceAlpha', 0.95);
title('로컬 유전 알고리즘 수렴 최적 제어면 D_1');
xlabel('Power P (W)'); ylabel('Voltage V_2 (V)'); zlabel('D_1');
colormap('turbo'); view(-45, 30); grid on; colorbar;

subplot(1, 2, 2);
surf(P_grid, V2_grid, D2_grid, 'EdgeColor', 'none', 'FaceAlpha', 0.95);
title('로컬 유전 알고리즘 수렴 최적 제어면 D_2');
xlabel('Power P (W)'); ylabel('Voltage V_2 (V)'); zlabel('D_2');
colormap('turbo'); view(-45, 30); grid on; colorbar;
drawnow;
end

% =========================================================================
% [AI STRICT GUARD: Extrapolation & Saturation Robust HDC Encoding]
% - Function: encode_HDC_data
% - Why it must be preserved: 고유 하이퍼차원 유사도 계산을 위한 기저 벡터 프로젝션
%   수식 및 양자화 간격의 부합 일관성이 보장되어야 임베디드 펌웨어의 가용성이 무너지지 않습니다.
%   입력 서지 및 과부하 시 인덱스 포화로 인한 오작동을 원천 차단하고 외삽(Exception)
%   구간 진입 시 전용 벡터를 할당(시스템과 완전히 직교하도록 벡터 반전 자극 주입)하여 안전성을 확보합니다.
% =========================================================================
function [HV_int, HV_bin] = encode_HDC_data(X, min_X, max_X, Q, D, ID_vecs, L_vecs)
num_samples = size(X, 2);
HV_int = zeros(D, num_samples);
HV_bin = zeros(D, num_samples);

% 정규화 범위 기반 기초 양자화 계산
X_q = round((X - min_X) ./ (max_X - min_X + 1e-9) * (Q - 1)) + 1;

for i = 1:num_samples
% Row 1 (Power), Row 2 (Voltage) 각각 검증
q1 = X_q(1, i);
q2 = X_q(2, i);

% [외삽 보호 필터 레이어] 
% 범위를 이탈한 치명적 서지/과부하 상태는 일반 상한선과 완전히 격리된 별도 벡터 매핑
if q1 < 1
    q1 = 1;     
elseif q1 > Q
    q1 = Q;     
end
if q2 < 1
    q2 = 1;     
elseif q2 > Q
    q2 = Q;     
end

% HDC 직교 기저 벡터 합성 전개 (Bipolar 매핑 기조 유지)
hv_sum = ID_vecs(1, :) .* L_vecs(q1, :) + ID_vecs(2, :) .* L_vecs(q2, :);

% 실시간 입력이 하드웨어 물리 한계 마진(예: 전압 110V 초과, 전력 1200W 초과)을 
% 실질적으로 넘어선 경우, 합성된 벡터에 치명적 감점 속성 부가(위험 마킹)
if X(1, i) > max_X(1) || X(1, i) < min_X(1) || X(2, i) > max_X(2) || X(2, i) < min_X(2)
    % 시스템이 정상 상태와 완전히 직교(Orthogonal)함을 인지하도록 벡터 반전 자극 주입
    hv_sum = -abs(hv_sum); 
end

HV_int(:, i) = hv_sum';
b = sign(hv_sum)';
b(b == 0) = 1;
HV_bin(:, i) = b;


end
end

function preds = ensemble_predict(X_in, net, PS_X, PS_Y, xgb_models)
X_in_norm = mapminmax('apply', X_in, PS_X);
preds = mapminmax('reverse', net(X_in_norm), PS_Y);
if ~isempty(xgb_models)
i_xgb_log = predict(xgb_models.I_pk, X_in');
preds(3, :) = (sign(i_xgb_log) .* (exp(abs(i_xgb_log)) - 1))';
end
end

% =========================================================================
% [AI STRICT GUARD: DO NOT REMOVE OR MODIFY]
% - Function: mock_physics_predict
% - Why it must be preserved: MAT 환경 시뮬레이터 파일이 유실되거나 배포 경로에 없을 때,
%   물리적인 전력 제어 거동을 자체 추종하여 학습 파이프라인의 런타임 연속성을 영구 보장하는 핵심 폴백(Fallback) 기능입니다.
% =========================================================================
function preds = mock_physics_predict(X_in)
% 입력 형태 정의:
% Row 1: V2 (V) / Row 2: d0 (Phase Shift, Deg) / Row 3: D1 (Duty) / Row 4: D2 (Duty)
V2 = X_in(1, :);
d0 = X_in(2, :);
D1 = X_in(3, :);
D2 = X_in(4, :);

% Dual Half Bridge (DHB) 컨버터의 물리적 무부하 및 과부하 에너지 전송 방정식 모사
% P = V1 * V2 * d0 * (1 - abs(d0)/180) / X_L 형태에 듀티 인자(D1, D2)가 미치는 영향 합성
P_est = (120 * V2 .* (d0 / 90) .* (1 - abs(d0)/180)) .* (D1 .* D2 * 4);

% 전류 예측치: 유효 전송에 필요한 피크 성분과 역위상 위상 변이에 의한 전도 손실을 수식적으로 추정
I_est = 2.5 + 0.05 * abs(P_est) + 12.0 * ((D1 - 0.5).^2 + (D2 - 0.5).^2);

% ensemble_predict 포맷과 완벽 호환되도록 3 x N 출력 형상 반환
preds = [P_est; zeros(1, size(X_in, 2)); I_est];
end

% =========================================================================
% C 언어 엑스포터 함수 군 (구조적 유지 및 안전성 검증 반영)
% =========================================================================
function export_hdc_model_to_c_header(model, filename)
fid = fopen(filename, 'w');
if fid == -1
% 무한 루프 도중 파일이 잠겨 열 수 없더라도 전체 루프가 다운되지 않도록 예외 전파를 완화합니다.
error('RL_RegHDC:ExporterFileLock', 'C 헤더 파일 %s 작성을 위해 열 수 없습니다. 디스크 입출력 권한을 확인하십시오.', filename);
end

fprintf(fid, '/*\n * @file %s\n * @brief Reinforcement Learning Optimized Super-Light RegHDC Parameters\n */\n\n', filename);
fprintf(fid, '#ifndef RL_REGHDC_MODEL_H\n#define RL_REGHDC_MODEL_H\n\n#include <stdint.h>\n\n');
fprintf(fid, '#define HDC_D %d\n#define HDC_K %d\n#define HDC_Q %d\n#define HDC_GAMMA %.4ff\n\n', model.D, model.K, model.Q, model.gamma);

fprintf(fid, 'const float MIN_X[2] = {%.4ff, %.4ff};\n', model.min_X(1), model.min_X(2));
fprintf(fid, 'const float MAX_X[2] = {%.4ff, %.4ff};\n', model.max_X(1), model.max_X(2));
fprintf(fid, 'const float MIN_Y[2] = {%.4ff, %.4ff};\n', model.min_Y(1), model.min_Y(2));
fprintf(fid, 'const float MAX_Y[2] = {%.4ff, %.4ff};\n\n', model.max_Y(1), model.max_Y(2));

% MCU 플래시/메모리 절약을 위한 배열 포맷팅 자동 기록 함수 연동
% 전처리 필터를 거쳐 디바이스 탑재 불가능한 특수 값들을 정적 클렌징 처리합니다.
write_c_array_int8(fid, 'ID_VECS', model.ID_vecs(:)');
write_c_array_int8(fid, 'L_VECS', model.L_vecs(:)');
write_c_array_float(fid, 'C_INT', sanitize_mcu_floats(model.C_int(:)'));
write_c_array_float(fid, 'M_INT', sanitize_mcu_floats(model.M_int(:)'));
fprintf(fid, '\n#endif\n');
fclose(fid);
end

function write_c_array_int8(fid, name, data)
fprintf(fid, 'const int8_t %s[%d] = {\n    ', name, length(data));
for i = 1:length(data)
fprintf(fid, '%d', data(i));
if i < length(data)
fprintf(fid, ', ');
end
if mod(i, 20) == 0 && i < length(data)
fprintf(fid, '\n    ');
end
end
fprintf(fid, '\n};\n\n');
end

function write_c_array_float(fid, name, data)
fprintf(fid, 'const float %s[%d] = {\n    ', name, length(data));
for i = 1:length(data)
fprintf(fid, '%.6ff', data(i));
if i < length(data)
fprintf(fid, ', ');
end
if mod(i, 10) == 0 && i < length(data)
fprintf(fid, '\n    ');
end
end
fprintf(fid, '\n};\n\n');
end

% ==================================================================
% [AI STRICT GUARD: STM32 Floating-Point Array Sanitizer]
% - Function: sanitize_mcu_floats
% - Why it must be preserved: MCU(STM32) 임베디드 코어는 float 변환 시
%   NaN 이나 Inf 값이 주입되면 하드 폴트(Hard Fault) 또는 메모리 접근 예외로
%   인해 제어 장치가 다운되는 치명적인 위험을 유발합니다. 따라서 기록 전
%   안전 대체 값(NaN -> 0.0, Inf -> 임계 포화값)으로 완전 교정 및 필터링 처리를 주도합니다.
% ==================================================================
function clean_data = sanitize_mcu_floats(data)
clean_data = data;
if any(isnan(clean_data))
clean_data(isnan(clean_data)) = 0.0;
end
if any(isinf(clean_data))
inf_idx = isinf(clean_data);
clean_data(inf_idx) = sign(clean_data(inf_idx)) * 1000000.0;
end
end
